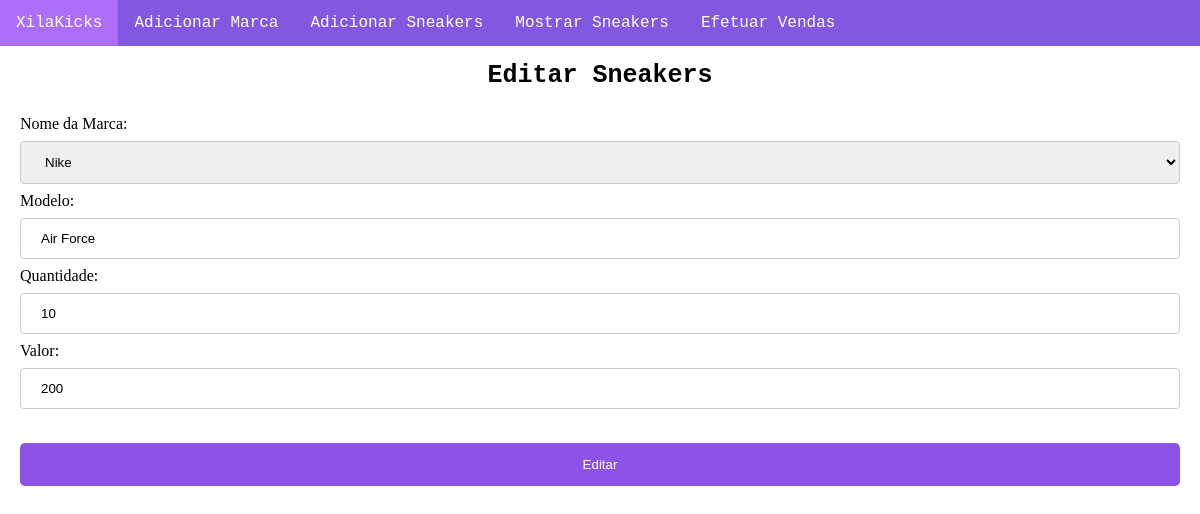
The app's page /edit.php?edit_id=1, older data.
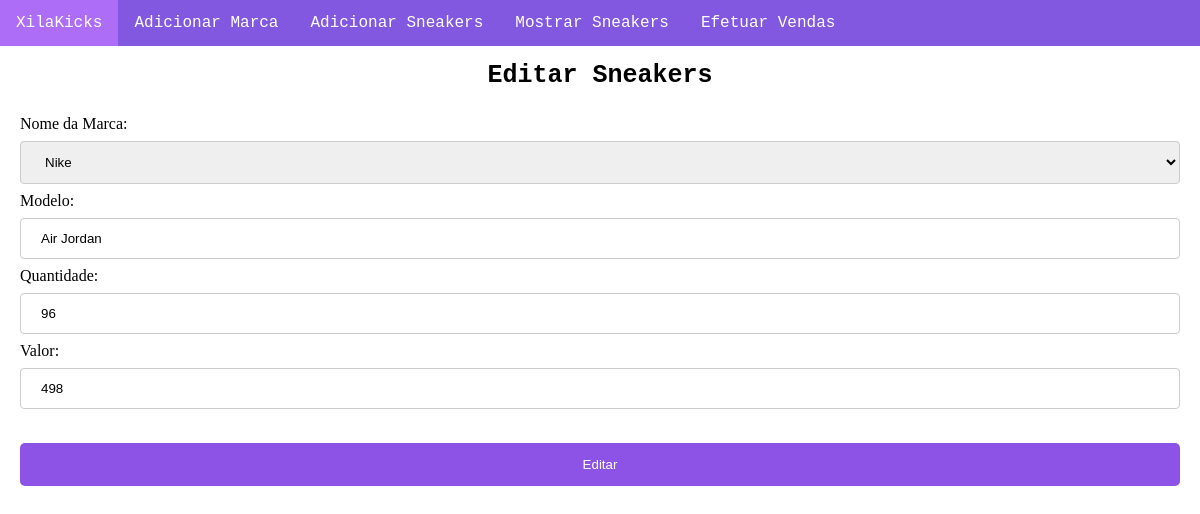
The same page, newer data.
### tables this page shows
CREATE TABLE `sneakers` (
  `ID` int(11) NOT NULL,
  `Marca` varchar(75) NOT NULL,
  `Modelo` varchar(75) NOT NULL,
  `Quantidade` int(11) NOT NULL,
  `Valor` double NOT NULL
);

### edit.php (the view, shortened to what this page needs)
<!DOCTYPE html>
<html>
<head>
    <link rel="stylesheet" type="text/css" href="estilos_sneakers.css">
</head>
<body>
<div class="row">
    <div class="topnav" id="myTopnav">
    <a href="home.php">XilaKicks</a>
		<a href="input_marca.php">Adicionar Marca</a>
		<a href="input_sneakers.php">Adicionar Sneakers</a>
        <a href="show_sneakers.php">Mostrar Sneakers</a>
        <a href="#vendas">Efetuar Vendas</a>
    </div>
</div>
<br>
<br>
<h3 style="font-size: 25px;">Editar Sneakers</h3>
<?php
  $servername = "localhost";
  $username = "root";
  $password = "";
  $database = "xilakicks";
$conn = NEW mysqli($servername, $username, $password, $database);
$id1 = $_GET['edit_id'];
$sql1 = "SELECT * FROM sneakers where ID = $id1";
$resultSet = $conn->query($sql1);
$data = $resultSet->fetch_assoc();
  $conn = mysqli_connect($servername, $username, $password, $database);
?>
<?php
$sql2 = "SELECT Marca FROM sneakers WHERE ID='$id1'";
$result2 = mysqli_query($conn,$sql2);
$data2=$result2->fetch_assoc();
?>
<div style="margin: 20px;border: 20px;">
<form method="post">
        <label for="Marca">Nome da Marca:</label>
    <br>
<select name="nomemarca">
<option value="<?= $data2['Marca']?>"><?= $data2['Marca']?>
</option>
</select>
        <label for="Modelo">Modelo:</label>
        <input type="text" placeholder="Modelo..." value="<?= $data['Modelo']?>" name="modelo" id="modelo">
        <label for="Quantidade">Quantidade:</label>
        <input type="text" placeholder="Quantidade..." onkeypress="isInputNumber(event)" value="<?= $data['Quantidade']?>" name="quantidade" id="quantidade">
        <label for="Valor">Valor:</label>
        <input type="text" placeholder="Valor..." onkeypress="isInputNumber(event)" value="<?= $data['Valor']?>" name="valor" id="valor">
        <input type="submit" onclick="myFunction()" value="Editar" name="submit" id="submit">
</form>
    </div>
</body>
</html>

Row changes from the older to the newer data that the page shows:
changed sneakers "Nike": modelo "Air Force" → "Air Jordan"; quantidade "10" → "96"; valor "200" → "498"
